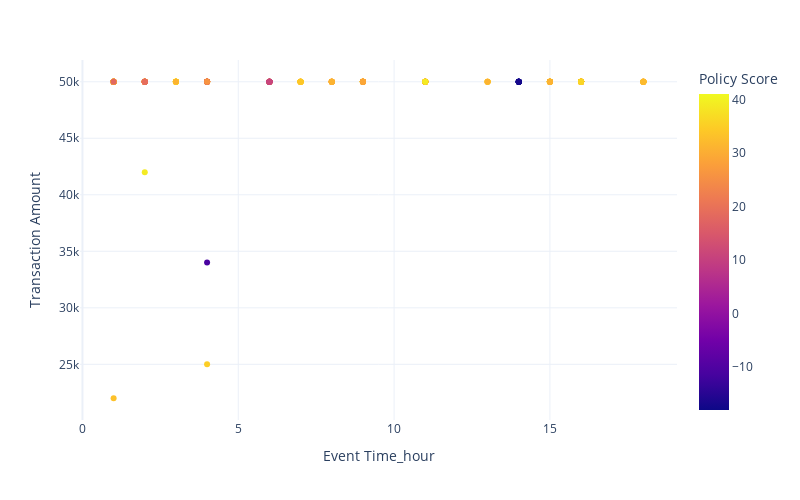

The notebook cell saved with this chart:
### Code cell
### Plot graph to see more information about time (in hour) and transaction amount

fig = px.scatter(data_frame = df,
                 x = 'Event Time_hour', y = 'Transaction Amount', color = 'Policy Score',
                 template = 'plotly_white', width = 800, height = 500)
fig.update_layout(showlegend = True, uniformtext_minsize = 12, xaxis_tickangle = 0, xaxis_tickfont_size = 12)
fig.show()

### Figure 1 — Plotly figure (JSON) as saved in the notebook; plotly's stock layout.template omitted (floating-point values rounded to 4 significant figures; data arrays with more than 128 entries replaced by an {"elided": "..."} marker saying what was removed)
{"data": [{"hovertemplate": "Event Time_hour=%{x}<br>Transaction Amount=%{y}<br>Policy Score=%{marker.color}<extra></extra>", "legendgroup": "", "marker": {"color": {"elided": "265 int values"}, "coloraxis": "coloraxis", "symbol": "circle"}, "mode": "markers", "name": "", "orientation": "v", "showlegend": false, "type": "scatter", "x": {"elided": "265 int values"}, "xaxis": "x", "y": {"elided": "265 int values"}, "yaxis": "y"}], "layout": {"coloraxis": {"colorbar": {"title": {"text": "Policy Score"}}, "colorscale": [[0, "#0d0887"], [0.1111, "#46039f"], [0.2222, "#7201a8"], [0.3333, "#9c179e"], [0.4444, "#bd3786"], [0.5556, "#d8576b"], [0.6667, "#ed7953"], [0.7778, "#fb9f3a"], [0.8889, "#fdca26"], [1, "#f0f921"]]}, "height": 500, "legend": {"tracegroupgap": 0}, "margin": {"t": 60}, "showlegend": true, "uniformtext": {"minsize": 12}, "width": 800, "xaxis": {"anchor": "y", "domain": [0, 1], "tickangle": 0, "tickfont": {"size": 12}, "title": {"text": "Event Time_hour"}}, "yaxis": {"anchor": "x", "domain": [0, 1], "title": {"text": "Transaction Amount"}}}}
